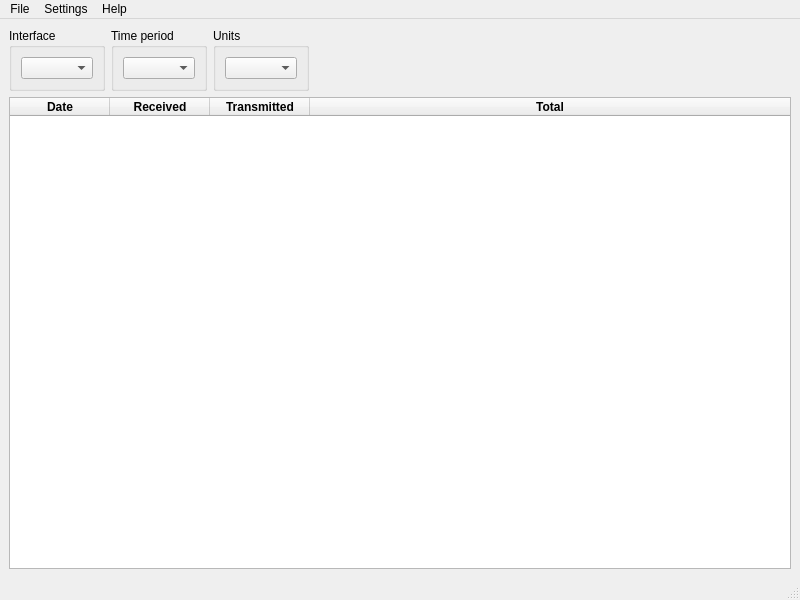
<?xml version="1.0" encoding="UTF-8"?>
<ui version="4.0">
 <class>MainWindow</class>
 <widget class="QMainWindow" name="MainWindow">
  <property name="geometry">
   <rect>
    <x>0</x>
    <y>0</y>
    <width>800</width>
    <height>600</height>
   </rect>
  </property>
  <property name="windowTitle">
   <string notr="true">Vnstat_gui</string>
  </property>
  <widget class="QWidget" name="centralwidget">
   <layout class="QVBoxLayout" name="verticalLayout" stretch="1,20">
    <item>
     <layout class="QHBoxLayout" name="checkbox_hor_layout">
      <item>
       <widget class="QGroupBox" name="interface_groupbox">
        <property name="title">
         <string>Interface</string>
        </property>
        <layout class="QVBoxLayout" name="verticalLayout_2">
         <item>
          <widget class="QComboBox" name="interface_combo">
           <property name="currentText">
            <string/>
           </property>
           <property name="placeholderText">
            <string>None</string>
           </property>
          </widget>
         </item>
        </layout>
       </widget>
      </item>
      <item>
       <widget class="QGroupBox" name="time_period_groupbox">
        <property name="title">
         <string>Time period</string>
        </property>
        <layout class="QVBoxLayout" name="verticalLayout_3">
         <item>
          <widget class="QComboBox" name="time_period_combo">
           <property name="editable">
            <bool>false</bool>
           </property>
           <property name="currentText">
            <string/>
           </property>
           <property name="placeholderText">
            <string>None</string>
           </property>
          </widget>
         </item>
        </layout>
       </widget>
      </item>
      <item>
       <widget class="QGroupBox" name="units_groupbox">
        <property name="title">
         <string>Units</string>
        </property>
        <layout class="QVBoxLayout" name="verticalLayout_4">
         <item>
          <widget class="QComboBox" name="units_combo"/>
         </item>
        </layout>
       </widget>
      </item>
      <item>
       <spacer name="horizontalSpacer">
        <property name="orientation">
         <enum>Qt::Orientation::Horizontal</enum>
        </property>
        <property name="sizeHint" stdset="0">
         <size>
          <width>40</width>
          <height>20</height>
         </size>
        </property>
       </spacer>
      </item>
     </layout>
    </item>
    <item>
     <layout class="QHBoxLayout" name="graphic_hor_layout">
      <item>
       <widget class="QTableWidget" name="data_table">
        <property name="font">
         <font>
          <bold>true</bold>
         </font>
        </property>
        <property name="editTriggers">
         <set>QAbstractItemView::EditTrigger::NoEditTriggers</set>
        </property>
        <property name="selectionMode">
         <enum>QAbstractItemView::SelectionMode::NoSelection</enum>
        </property>
        <property name="sortingEnabled">
         <bool>false</bool>
        </property>
        <attribute name="horizontalHeaderStretchLastSection">
         <bool>true</bool>
        </attribute>
        <column>
         <property name="text">
          <string>Date</string>
         </property>
        </column>
        <column>
         <property name="text">
          <string>Received</string>
         </property>
        </column>
        <column>
         <property name="text">
          <string>Transmitted</string>
         </property>
        </column>
        <column>
         <property name="text">
          <string>Total</string>
         </property>
        </column>
       </widget>
      </item>
     </layout>
    </item>
   </layout>
  </widget>
  <widget class="QMenuBar" name="menubar">
   <property name="geometry">
    <rect>
     <x>0</x>
     <y>0</y>
     <width>800</width>
     <height>23</height>
    </rect>
   </property>
   <widget class="QMenu" name="menuFile">
    <property name="title">
     <string>File</string>
    </property>
    <addaction name="actionQuit"/>
   </widget>
   <widget class="QMenu" name="menuSettings">
    <property name="title">
     <string>Settings</string>
    </property>
    <widget class="QMenu" name="menu_Interface_language">
     <property name="title">
      <string>Interface_language</string>
     </property>
    </widget>
    <addaction name="menu_Interface_language"/>
   </widget>
   <widget class="QMenu" name="menuHelp">
    <property name="title">
     <string>Help</string>
    </property>
    <addaction name="actionAbout"/>
   </widget>
   <addaction name="menuFile"/>
   <addaction name="menuSettings"/>
   <addaction name="menuHelp"/>
  </widget>
  <widget class="QStatusBar" name="statusbar"/>
  <action name="actionQuit">
   <property name="icon">
    <iconset theme="QIcon::ThemeIcon::ApplicationExit"/>
   </property>
   <property name="text">
    <string>Quit</string>
   </property>
   <property name="shortcut">
    <string>Ctrl+Q</string>
   </property>
  </action>
  <action name="actionAbout">
   <property name="icon">
    <iconset theme="QIcon::ThemeIcon::HelpAbout"/>
   </property>
   <property name="text">
    <string>About</string>
   </property>
   <property name="shortcut">
    <string>F1</string>
   </property>
  </action>
 </widget>
 <resources/>
 <connections/>
</ui>
